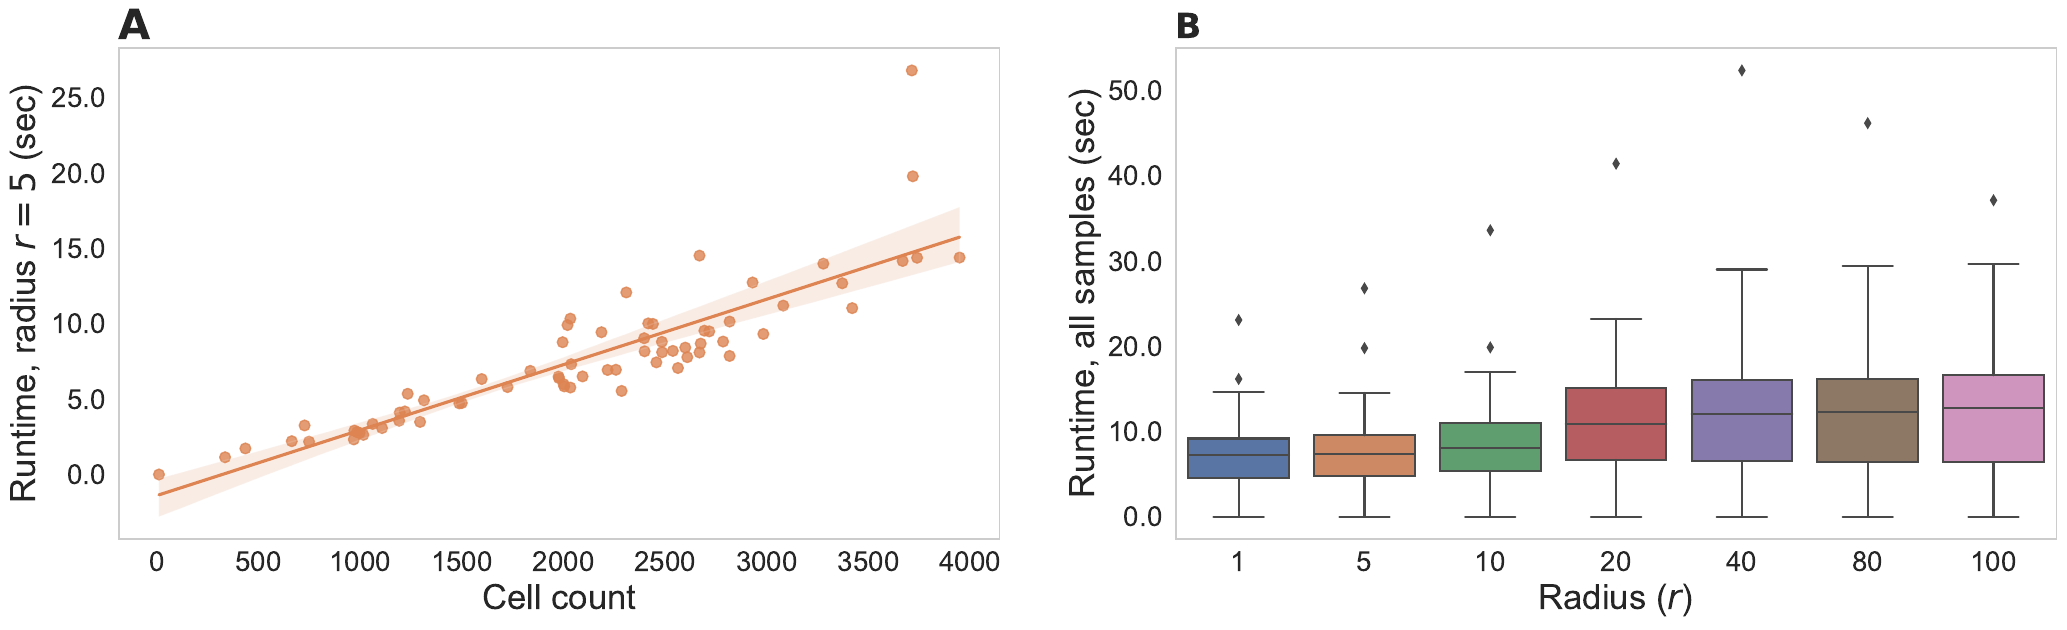

Recreate this plot in Python.
import pandas as pd
import os
import seaborn as sns
sns.set_theme(style="whitegrid")
import matplotlib.pyplot as plt
from _generate_boxplot_ import _generate_boxplot_
sns.set_theme(style="whitegrid")
radii=[1, 5, 10, 20, 40, 80, 100]

layout = [
    ["all_samples", "scatter"]
]
fig, axes = plt.subplot_mosaic(layout, figsize=(25,12.5))

# ===== I. "all_cells": =====
data_all_cells=pd.read_csv('../../../results/data_all_cells.csv')
var_name='variable'
val_name='value'
   
# Generate cell count plots for all celltypes:
title_prefix='B'
plot_title=None
# Generate violinplot:
subplot_axis_id=axes["scatter"]
legend_loc='upper right'
title_loc='left'
_generate_boxplot_(data_all_cells, var_name, val_name, subplot_axis_id, radii, legend_loc=legend_loc, title_prefix=title_prefix, plot_title=plot_title, ylabel='radius', title_loc=title_loc)

# ===== II. Generate scatter plot for "scatter": =====
title_prefix="A"
plot_title=None
subplot_axis_id=axes['all_samples']
sample_results=pd.read_csv(os.path.join('../../../results', 'sample_results.csv'))
ax=sns.regplot(data=sample_results, x='number_of_cells', y='SHouT_execution_time', ax=subplot_axis_id, scatter_kws={'s':60})
yticks=[]
for j in ax.get_yticks():
    yticks.append(round(j,1))
ax.set_yticklabels(yticks, size = 20) # size = 20
ax.tick_params(axis='x', which='major', labelsize=20)
ax.grid(False)
if title_prefix:
    if plot_title:
        plot_title=r"$\bf{" + title_prefix + "}$" + plot_title
    else:
        plot_title=r"$\bf{" + title_prefix + "}$"
ax.set_title(plot_title, loc=title_loc, fontsize=25) # fontsize=25, pad=20
ax.set_ylabel('Runtime, radius $r=5$ (sec)', fontsize=25, labelpad=5) # fontsize=25, labelpad=20
ax.set_xlabel('Cell count', fontsize=25, labelpad=5)

# ========== Generate, save and show final plot (fig1): ==========
plt.savefig('fig6_scalability_plot.pdf', format='pdf', bbox_inches='tight')
plt.show()

